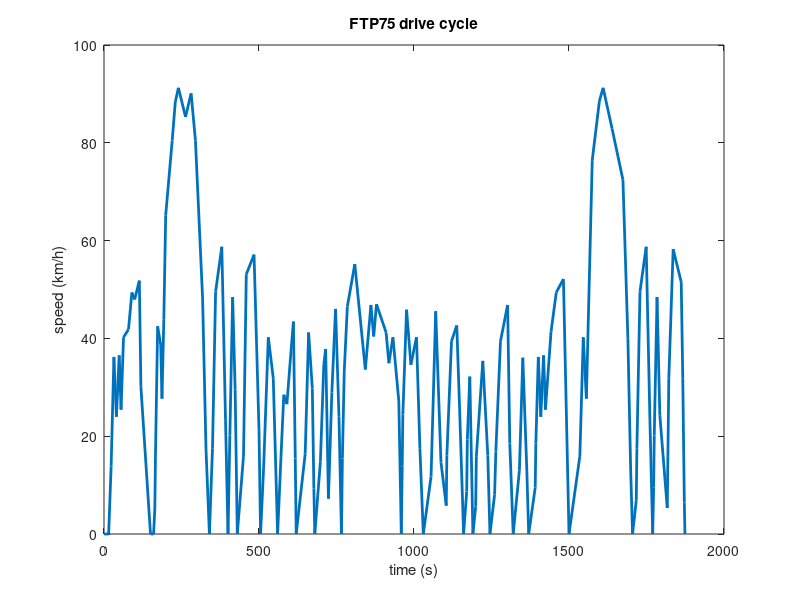
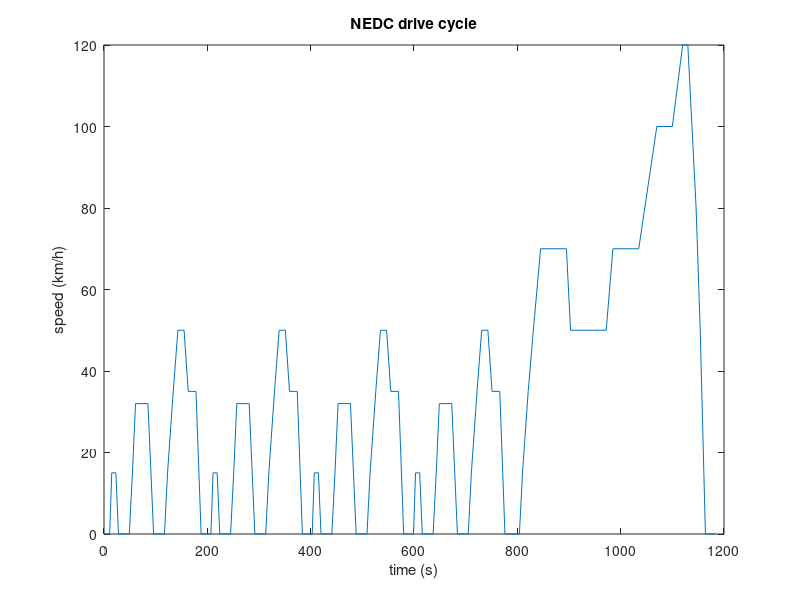

Recreate these plots in MATLAB, in order.
ftp75M = dlmread('data/ftp75_s_mph_reduced.txt','\t');
ftp75 = struct('seconds', ftp75M(:,1), 'kph', ftp75M(:,2)* 1.60934);
ftp75_1 = struct('seconds', ftp75M(1:32,1), 'kph', ftp75M(1:32,2)* 1.60934);
ftp75_2 = struct('seconds', ftp75M(32:62,1)-340, 'kph', ftp75M(32:62,2)* 1.60934);
ftp75_3 = struct('seconds', ftp75M(62:90,1)-680, 'kph', ftp75M(62:90,2)* 1.60934);
ftp75_4 = struct('seconds', ftp75M(90:128,1)-1030, 'kph', ftp75M(90:128,2)* 1.60934);
ftp75_5 = struct('seconds', ftp75M(128:end,1)-1500, 'kph', ftp75M(128:end,2)* 1.60934);

% mph to kph
%ftp75.kph = ftp75.kph.* 1.60934;
%ftp75.time = 0.5* ((0+10) + (10-(0))*((2*ftp75.seconds - (1+1857))/(1857-(1))) ); 

nedcM = dlmread('data/nedc_s_kph.txt','\t');
nedc = struct('seconds', nedcM(:,1), 'kph', nedcM(:,2));
%nedc.time = 0.5* ((0+10) + (10-(0))*((2*nedc.seconds - (0+1184))/(1184-(0))) ); 

accel = dlmread('data/accel.txt','\t');
accel = struct('seconds', accel(:,1), 'kph', accel(:,2));
accel.time = 0.5* ((0+10) + (10-(0))*((2*accel.seconds - (1+21))/(21-(1))) ); 

figure
plot(ftp75.seconds, ftp75.kph, 'LineWidth', 2);
title('FTP75 drive cycle');
xlabel('time (s)','FontSize',11)
ylabel('speed (km/h)','FontSize',11)

figure
plot(nedc.seconds, nedc.kph);
title('NEDC drive cycle');
xlabel('time (s)','FontSize',11)
ylabel('speed (km/h)','FontSize',11)

